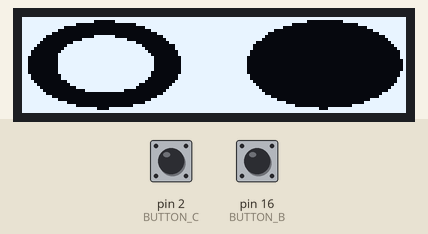
Recording of a sketch running on a simulated Arduino Uno, built with avr-gcc and run on an emulated ATmega328P. Shown: 128×32 one-colour display. The inputs (shaded band) are chosen by the test bench; at power-on: pin 2 (BUTTON_C) HIGH, pin 16 (BUTTON_B) HIGH. The display library's start-up logo is not drawn; what the sketch prints to the serial monitor is not drawn.

Above: at 3.2 s.
3.3 s: pin 2 (BUTTON_C) pulled LOW for 1 s
At 5.0 s:
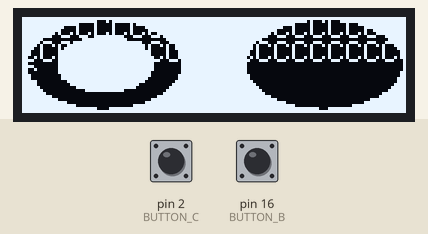
5.8 s: pin 16 (BUTTON_B) pulled LOW for 0.15 s
At 7.0 s:
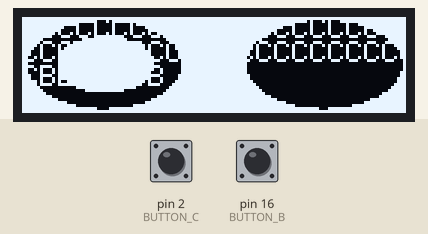
7.4 s: pin 2 (BUTTON_C) pulled LOW for 0.15 s
At 8.7 s:
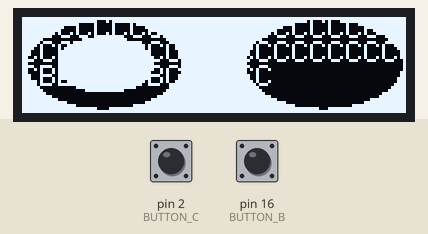
9.0 s: pin 16 (BUTTON_B) pulled LOW for 1 s
At 10.4 s:
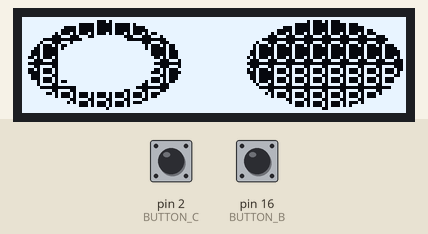
Timing chart, 0 to 12.0 s (numbered marks = the images above; inputs shaded):
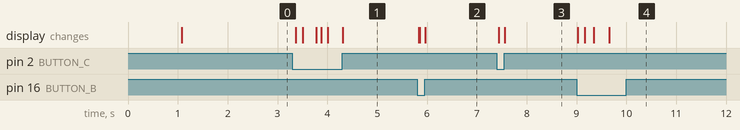

Measured:
- after the input at 3.3 s, the display: first changes after 0.07 s (image 1 shows a later state)
- after the input at 5.8 s, the display: first changes at once (image 2 shows a later state)
- after the input at 7.4 s, the display: first changes at once (image 3 shows a later state)
- after the input at 9.0 s, the display: first changes at once (image 4 shows a later state)

The sketch:

sketch_nov04a.ino
```cpp
#include <SPI.h>
#include <Wire.h>
#include <Adafruit_GFX.h>
#include <Adafruit_SSD1306.h>

// OLED FeatherWing buttons map to different pins depending on board.
// The I2C (Wire) bus may also be different.

  #define BUTTON_A  0
  #define BUTTON_B 16
  #define BUTTON_C  2
  #define WIRE Wire

Adafruit_SSD1306 display = Adafruit_SSD1306(128, 32, &WIRE);

const unsigned char Logo [] PROGMEM = {
 0xff, 0xff, 0xff, 0xff, 0xff, 0xff, 0xff, 0xff, 0xff, 0xff, 0xff, 0xff, 0xff, 0xff, 0xff, 0xff,
 0xff, 0xff, 0xff, 0x01, 0xff, 0xff, 0xff, 0xff, 0xff, 0xff, 0xff, 0xfe, 0x00, 0x1f, 0xff, 0xff,
  0xff, 0xff, 0xc0, 0x00, 0x03, 0xff, 0xff, 0xff, 0xff, 0xff, 0xff, 0xc0, 0x00, 0x00, 0xff, 0xff,
  0xff, 0xfc, 0x00, 0x00, 0x00, 0x7f, 0xff, 0xff, 0xff, 0xff, 0xfe, 0x00, 0x00, 0x00, 0x1f, 0xff,
  0xff, 0xf0, 0x00, 0x00, 0x00, 0x1f, 0xff, 0xff, 0xff, 0xff, 0xf0, 0x00, 0x00, 0x00, 0x07, 0xff,
  0xff, 0xc0, 0x00, 0x00, 0x00, 0x07, 0xff, 0xff, 0xff, 0xff, 0xc0, 0x00, 0x00, 0x00, 0x01, 0xff,
  0xff, 0x00, 0x00, 0xfe, 0x00, 0x01, 0xff, 0xff, 0xff, 0xff, 0x80, 0x00, 0x00, 0x00, 0x00, 0x7f,
  0xfe, 0x00, 0x0f, 0xff, 0xe0, 0x00, 0xff, 0xff, 0xff, 0xff, 0x00, 0x00, 0x00, 0x00, 0x00, 0x3f,
  0xfc, 0x00, 0x7f, 0xff, 0xfc, 0x00, 0x7f, 0xff, 0xff, 0xfc, 0x00, 0x00, 0x00, 0x00, 0x00, 0x1f,
  0xf8, 0x01, 0xff, 0xff, 0xff, 0x00, 0x1f, 0xff, 0xff, 0xf8, 0x00, 0x00, 0x00, 0x00, 0x00, 0x0f,
  0xf0, 0x03, 0xff, 0xff, 0xff, 0x80, 0x1f, 0xff, 0xff, 0xf8, 0x00, 0x00, 0x00, 0x00, 0x00, 0x07,
  0xe0, 0x07, 0xff, 0xff, 0xff, 0xc0, 0x0f, 0xff, 0xff, 0xf0, 0x00, 0x00, 0x00, 0x00, 0x00, 0x03,
  0xe0, 0x0f, 0xff, 0xff, 0xff, 0xe0, 0x0f, 0xff, 0xff, 0xf0, 0x00, 0x00, 0x00, 0x00, 0x00, 0x03,
  0xc0, 0x0f, 0xff, 0xff, 0xff, 0xf0, 0x07, 0xff, 0xff, 0xe0, 0x00, 0x00, 0x00, 0x00, 0x00, 0x03,
  0xc0, 0x0f, 0xff, 0xff, 0xff, 0xf0, 0x07, 0xff, 0xff, 0xe0, 0x00, 0x00, 0x00, 0x00, 0x00, 0x01,
  0xc0, 0x0f, 0xff, 0xff, 0xff, 0xf0, 0x07, 0xff, 0xff, 0xe0, 0x00, 0x00, 0x00, 0x00, 0x00, 0x01,
  0xc0, 0x0f, 0xff, 0xff, 0xff, 0xf0, 0x07, 0xff, 0xff, 0xe0, 0x00, 0x00, 0x00, 0x00, 0x00, 0x01,
  0xc0, 0x0f, 0xff, 0xff, 0xff, 0xf0, 0x07, 0xff, 0xff, 0xe0, 0x00, 0x00, 0x00, 0x00, 0x00, 0x01,
  0xc0, 0x0f, 0xff, 0xff, 0xff, 0xe0, 0x07, 0xff, 0xff, 0xe0, 0x00, 0x00, 0x00, 0x00, 0x00, 0x03,
  0xe0, 0x07, 0xff, 0xff, 0xff, 0xe0, 0x0f, 0xff, 0xff, 0xf0, 0x00, 0x00, 0x00, 0x00, 0x00, 0x03,
  0xe0, 0x07, 0xff, 0xff, 0xff, 0xc0, 0x0f, 0xff, 0xff, 0xf0, 0x00, 0x00, 0x00, 0x00, 0x00, 0x07,
  0xf0, 0x01, 0xff, 0xff, 0xff, 0x80, 0x1f, 0xff, 0xff, 0xf8, 0x00, 0x00, 0x00, 0x00, 0x00, 0x07,
  0xf8, 0x00, 0xff, 0xff, 0xfe, 0x00, 0x3f, 0xff, 0xff, 0xfc, 0x00, 0x00, 0x00, 0x00, 0x00, 0x0f,
  0xfc, 0x00, 0x3f, 0xff, 0xfc, 0x00, 0x7f, 0xff, 0xff, 0xfe, 0x00, 0x00, 0x00, 0x00, 0x00, 0x1f,
  0xfe, 0x00, 0x07, 0xff, 0xc0, 0x00, 0xff, 0xff, 0xff, 0xff, 0x00, 0x00, 0x00, 0x00, 0x00, 0x3f,
  0xff, 0x00, 0x00, 0x00, 0x00, 0x01, 0xff, 0xff, 0xff, 0xff, 0x80, 0x00, 0x00, 0x00, 0x00, 0xff,
  0xff, 0xc0, 0x00, 0x00, 0x00, 0x07, 0xff, 0xff, 0xff, 0xff, 0xe0, 0x00, 0x00, 0x00, 0x01, 0xff,
  0xff, 0xf0, 0x00, 0x00, 0x00, 0x1f, 0xff, 0xff, 0xff, 0xff, 0xf8, 0x00, 0x00, 0x00, 0x0f, 0xff,
  0xff, 0xfe, 0x00, 0x00, 0x00, 0x7f, 0xff, 0xff, 0xff, 0xff, 0xff, 0x00, 0x00, 0x00, 0x3f, 0xff,
  0xff, 0xff, 0xc0, 0x00, 0x07, 0xff, 0xff, 0xff, 0xff, 0xff, 0xff, 0xe0, 0x00, 0x03, 0xff, 0xff,
  0xff, 0xff, 0xff, 0x87, 0xff, 0xff, 0xff, 0xff, 0xff, 0xff, 0xff, 0xff, 0xe3, 0xff, 0xff, 0xff,
  0xff, 0xff, 0xff, 0xff, 0xff, 0xff, 0xff, 0xff, 0xff, 0xff, 0xff, 0xff, 0xff, 0xff, 0xff, 0xff
};

void setup() {
  Serial.begin(9600);

  Serial.println("OLED FeatherWing test");
  // SSD1306_SWITCHCAPVCC = generate display voltage from 3.3V internally
  display.begin(SSD1306_SWITCHCAPVCC, 0x3C); // Address 0x3C for 128x32

  Serial.println("OLED begun");

  // Show image buffer on the display hardware.
  // Since the buffer is intialized with an Adafruit splashscreen
  // internally, this will display the splashscreen.
  display.display();
  delay(1000);

  // Clear the buffer.
  display.clearDisplay();
  display.display();

  Serial.println("IO test");

  pinMode(BUTTON_A, INPUT_PULLUP);
  pinMode(BUTTON_B, INPUT_PULLUP);
  pinMode(BUTTON_C, INPUT_PULLUP);

  // text display tests
 // display.setTextSize(1);
  //display.setTextColor(SSD1306_WHITE);

  display.clearDisplay();
 display.drawBitmap(0,0,Logo,128,32,WHITE);
  display.display();
  delay(1000);
}

//  display.display(); // actually display all of the above
//}

void loop() {
  if(!digitalRead(BUTTON_A)) display.print("A");
  if(!digitalRead(BUTTON_B)) display.print("B");
  if(!digitalRead(BUTTON_C)) display.print("C");
  delay(10);
  yield();
  display.display();
}
```
